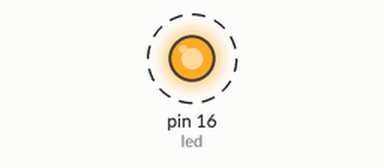
Simulated run of this program. Board: MicroPython board. Parts: output pins drawn as LEDs (lit = HIGH). Dashed ring = blinking.

Above: at 0.2 s.
Timing chart, 0 to 3.0 s (numbered marks = the images above):
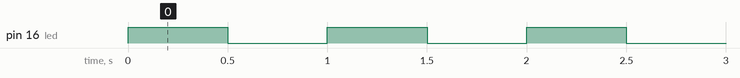

The program:

gpio16_led.py
```python
"""Blink the built-in led at 'INTERVAL' rate

Note the use of 'value()' instead of 'on()' & 'off()' methods to avoid
confusion with active low pins.
"""

# This short program utilizes the built-in blue LED on the Node-MCU board:
# The LED is flashed on and off within an infinite loop:

# This file was created on 02/03/2017
# Author: George Kaimakis


import time
import machine
import neopixel

# led set-up:
PIXEL_PIN = 16
INTERVAL = 0.5

led = machine.Pin(PIXEL_PIN, machine.Pin.OUT)

while True:
    led.value(1)
    time.sleep(INTERVAL)
    led.value(0)
    time.sleep(INTERVAL)
```

Measured:
- by itself, pin 16 (led): alternates HIGH for 0.50 s and LOW for 0.50 s
